Frame 1 (no input): blank canvas, image omitted
Frame 60 (no input): blank canvas, image omitted
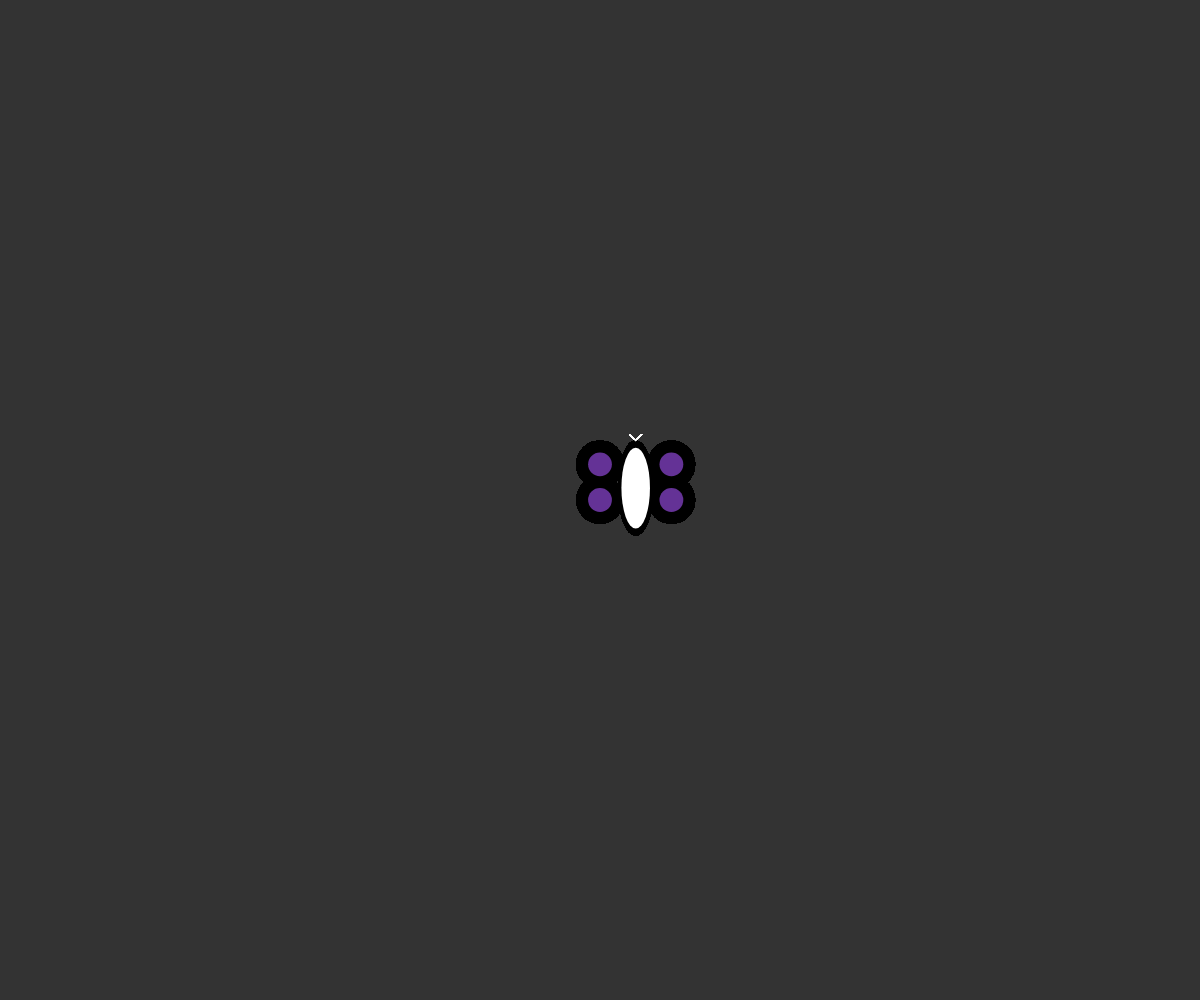
Frame 120 (the mouse pressed at the canvas centre since frame 60)

The p5.js sketch whose frames 1 and 60 were blank and that drew this single picture after the mouse press (run headless with seeded random() and noise() and a simulated clock; from frame 60 on, the mouse is pressed at the canvas centre):

// p5.js sketch
// ── sketch.js
/*
	array drawing
	week 7 mmp 310
*/

var points = []; // empty array
var cats = []; // empty array
var r = 0;
function setup() {
	createCanvas(windowWidth, windowHeight);
	// noStroke();
}

function draw() {
	background(51);

	if (mouseIsPressed) {
		points.push([mouseX, mouseY]);
	}
	translate(width/2, height/2);
	scale(r);
	r += 0.01;

	for (let i = 0; i < points.length; i++){
		butterfly(points[i][0] - width/2, points[i][1] - height/2);
	}

}

function butterfly(x,y){
    fill('black');

    // Left Wing
    ellipse(x, y, 40);
    ellipse(x, y - 30, 40);

    // Right Wing
    ellipse(x + 60, y, 40);
    ellipse(x + 60, y - 30, 40);

    // Body
    ellipse(x + 30, y - 10, 30, 80);
    fill('white');
    ellipse(x + 30, y - 10, 24, 68);

    // Antenna
    strokeWeight(1);
    stroke('white');
    line(x + 30,y - 50, x + 35, y - 55);

    line(x + 30 , y - 50, x + 25, y - 55);

    // Right Inner Wing
    noStroke();
    fill(100, 50, 150);
    ellipse(x + 60, y, 20);
    ellipse(x + 60, y - 30, 20);

    // Left Inner Wing
    ellipse(x, y, 20);
    ellipse(x, y - 30, 20);
}

// ── style.css
*, body{
    margin: 0;
    overflow: hidden;
}
